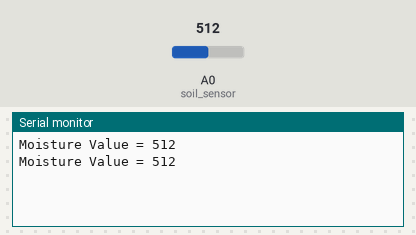
Simulated run of this sketch. Board: Arduino Uno, built with avr-gcc and run on an emulated ATmega328P. On the bench: the last lines printed to the serial monitor. The inputs (shaded band) are chosen by the test bench; at power-on: A0 (soil_sensor) = 512.

Above: at 1.8 s.
1.9 s: A0 (soil_sensor) set to 716
At 2.8 s:
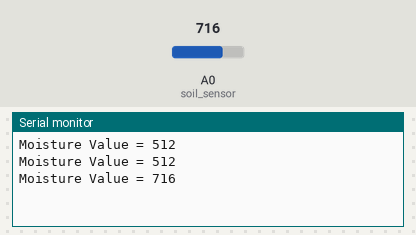
3.4 s: A0 (soil_sensor) set to 900
At 4.8 s:
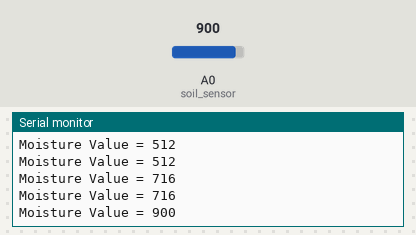
Timing chart, 0 to 6.4 s (numbered marks = the images above; inputs shaded):
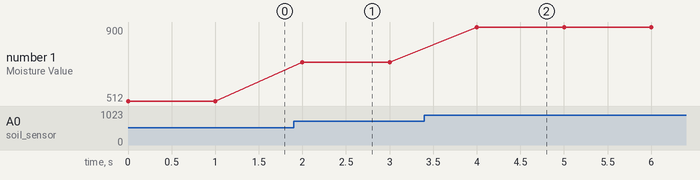

Measured:
- after the input at 1.9 s, the serial monitor: prints a new line after 0.10 s (image 1)
- after the input at 3.4 s, the serial monitor: prints a new line after 0.60 s (image 2)
- plotted number 1: 512 → 716 after the input at 1.9 s, 716 → 900 after the input at 3.4 s

The sketch:

soil_moisture_sensor.ino
```cpp
/*
  Soil Moisture Sensor example
  www.roboindia.com

 The soil moisture sensor offered by Robo India gives signal in analog.
 This code reads analog signal from soil moisture sensor and gives prints
 sensor value on serial monitor.

 The circuit:
 * The soil moisture sensor signal pin is connected to A0.
 * Connect VCC(sensor) to 5V(sensor) and GND to GND
 */
const int soil_sensor = A0;  // Analog input pin that the soil moisture sensor is attached to
int sensorValue = 0;         // store sensor input value


void setup() {
  // initialize serial communications at 9600 bps:
  Serial.begin(9600);
}

void loop() {
  // read the sensor:

  sensorValue = analogRead(soil_sensor);

  // print the sensor results to the serial monitor:
  Serial.print("Moisture Value = " );
  Serial.println(sensorValue);

  // delay of one second
  delay(1000);
}
```
